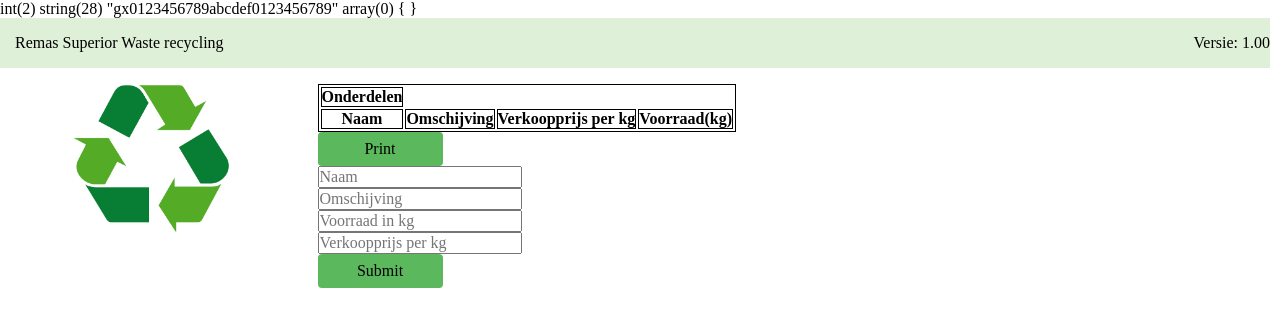
Page /onderdelen.php on the earlier database version.
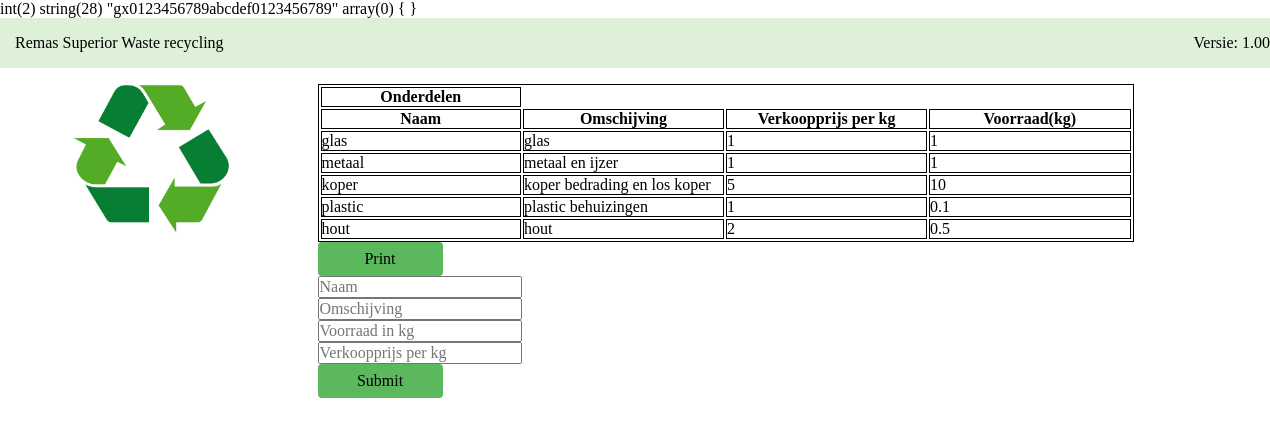
Same page on the later database version.
### tables this page shows
CREATE TABLE `onderdelen` (
  `ID` int(11) NOT NULL,
  `naam` varchar(40) NOT NULL,
  `omschijving` varchar(200) NOT NULL,
  `voorraadkg` int(11) NOT NULL,
  `prijsperkg` float NOT NULL
);

### includes/functions.php (the view, shortened to what this page needs)
<?php
            function getonderdelen(){
              include 'connect.php';
              $stmt = $db->query("SELECT * FROM onderdelen");
              $results = $stmt->fetchAll(PDO::FETCH_ASSOC);
              $stmt->execute();
              foreach($stmt as $row){
                  echo '<tr> <td>' .$row['naam'] . '</td>';
                  echo '<td>' . $row['omschijving'] . '</td>' ;
                  echo '<td>' . $row['voorraadkg'] . '</td>' ;
                  echo '<td>' .$row['prijsperkg'] . '</td> </tr>';
              }
            }
?>

### header.php (shortened to what this page needs)
 <?php
include 'includes/functions.php';
var_dump(session_status());
var_dump(session_id());
var_dump($_SESSION);
?>
<!DOCTYPE html>
<html lang="en" dir="ltr">
  <head>
  <link rel="stylesheet" type="text/css" href="scripts/style.css">
  </head>
  <body>
  <header>
    <p><a href="/index.php">Remas Superior Waste recycling</a></p>
    <div>
      Versie: 1.00
      </div>
  </header>

### onderdelen.php (shortened to what this page needs)
<?php
include 'header.php';
?>
<head><title>gebruikersbeheer</title></head>
<div class="mainpage">
    <?php include 'blocks/leftmenu.php';?>
    <div class="page">
    <div  id="page">
    <table>
        <thread>
        <tr>
            <th>Onderdelen</th>
        </tr>
        <tr>
        <th>Naam</th>
        <th>Omschijving</th>
        <th>Verkoopprijs per kg</th>
        <th>Voorraad(kg)</th>
        </tr>
        </thread>
    <?php
    getonderdelen();
    ?>
    </table>
    </div>
    <input id="but" type="button" value="Print" onclick="printUsers()">
    <form action="includes/addonderdeel.php" method="POST">
            <input type="text" name="naam" placeholder="Naam" required><br>
            <input type="text" name="omschijving" placeholder="Omschijving" required><br>
            <input type="text" name="voorraadkg" placeholder="Voorraad in kg" required><br>
            <input type="text" name="prijsperkg" placeholder="Verkoopprijs per kg" required><br>
            <input id="but" type="submit" name="submit" value="Submit">
            </form>
    </div>
</div>
<?php
include 'footer.php';
?>

### blocks/leftmenu.php (shortened to what this page needs)
<div class="leftmenu">
<img src="/content/images/recycle.png" alt="">
    <div class="menulinks">
    </div>
</div>

### footer.php (shortened to what this page needs)
</body>
</html>

### scripts/style.css (style rules this page uses)
:root { --green: #DFF0D8; --greener: #5CB85C; }
* { margin: 0; padding: 0; list-style: none; box-sizing: border-box; font-family: 'Arial Rounded MT Bold'; font-size: 1em; }
body { background-color: white; }
.page { margin-top: 1em; }
header { display: grid; grid-template-columns: 1fr 1fr; background-color: var(--green); height: 50px; }
header p { display: flex; align-self: center; justify-content: flex-start; margin-left: 15px; }
header p a { text-decoration: none; color: black; }
header div { display: flex; align-self: center; justify-content: end; }
#but { width: 125px; border: none; background-color: var(--greener); font-weight: 500; font-size: 1em; padding: 8px; border-radius: 4px; }
.mainpage { width: 100%; height: 95vh; background-color: white; display: grid; grid-template-columns: 25% 80%; }
.leftmenu { grid-column: 1/2; display: flex; flex-direction: column; max-width: 300px; min-width: 200px; }
.leftmenu img { max-width: 170px; max-height: 170px; align-self: center; padding-top: 10px; }
.menulinks { display: flex; flex-direction: column; align-self: center; padding: 40px; width: 75%; }
table, th, td { border: 1px solid black; margin-right: 200px; }
td { width: 210px; }

Differences in the rows shown:
added onderdelen: naam "glas", omschijving "glas", voorraadkg "1", prijsperkg "1"
added onderdelen: naam "metaal", omschijving "metaal en ijzer", voorraadkg "1", prijsperkg "1"
added onderdelen: naam "koper", omschijving "koper bedrading en los koper", voorraadkg "5", prijsperkg "10"
added onderdelen: naam "plastic", omschijving "plastic behuizingen", voorraadkg "1", prijsperkg "0.1"
added onderdelen: naam "hout", omschijving "hout", voorraadkg "2", prijsperkg "0.5"
